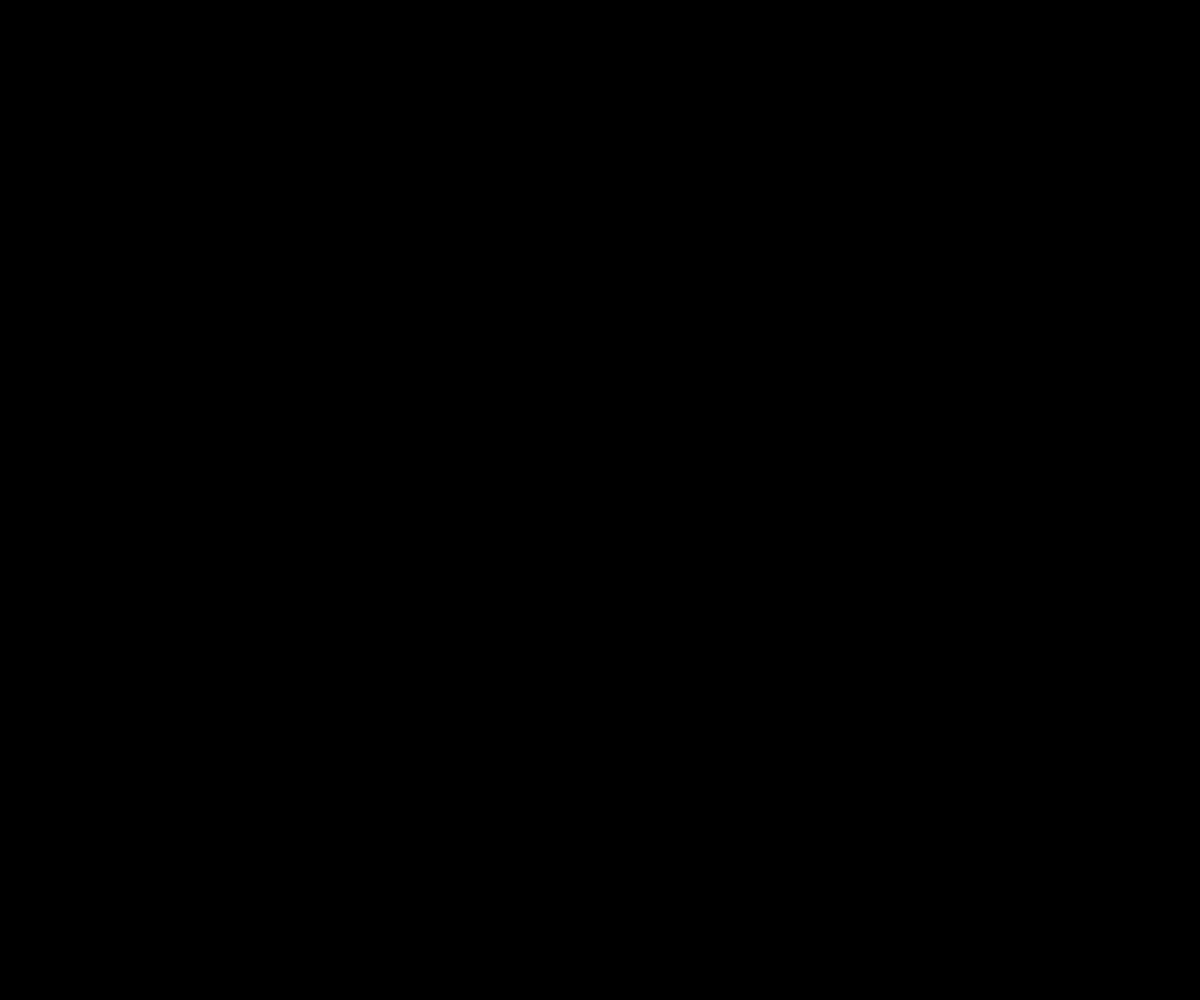
Frame 1 (no input)
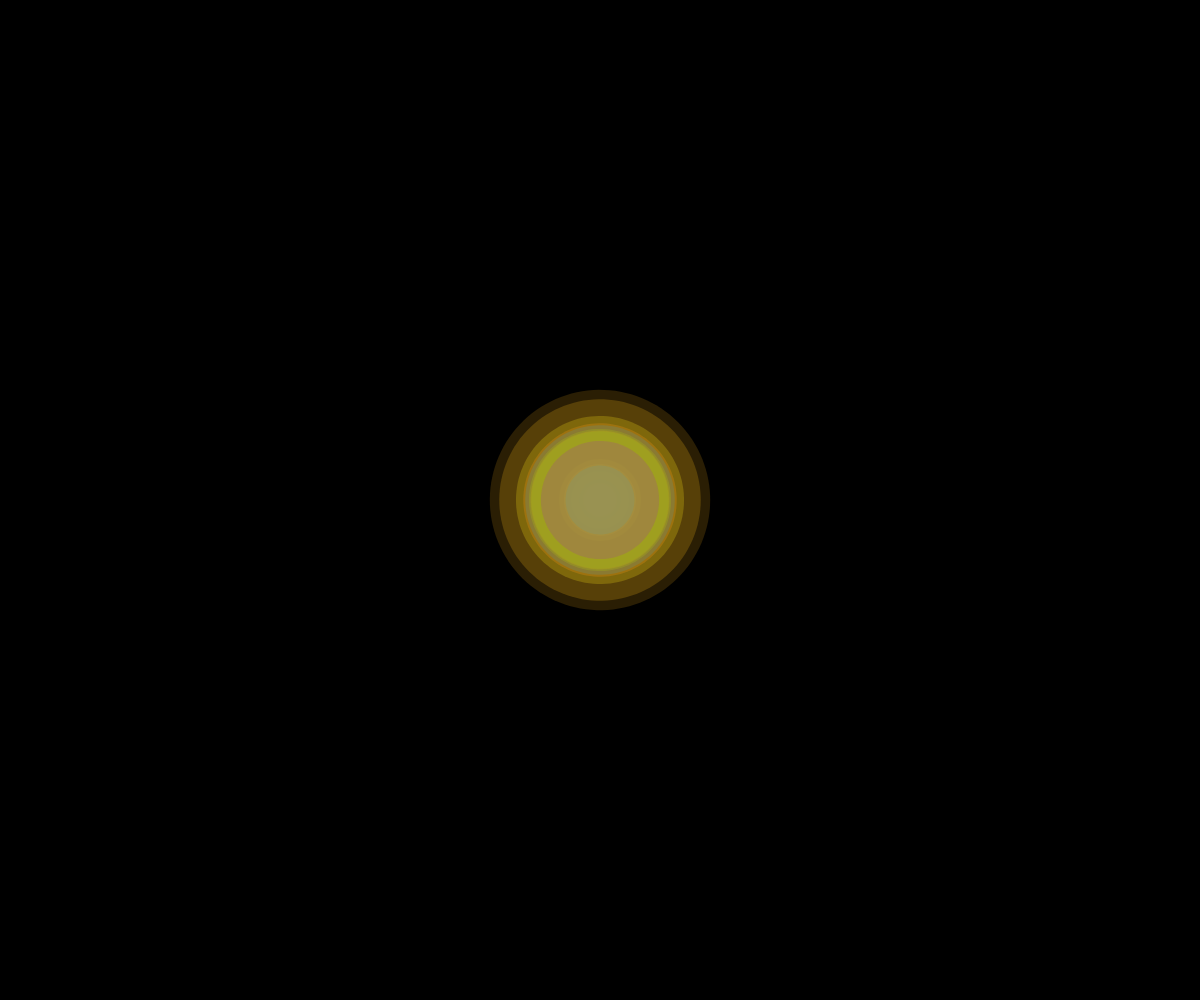
Frame 60 (no input)
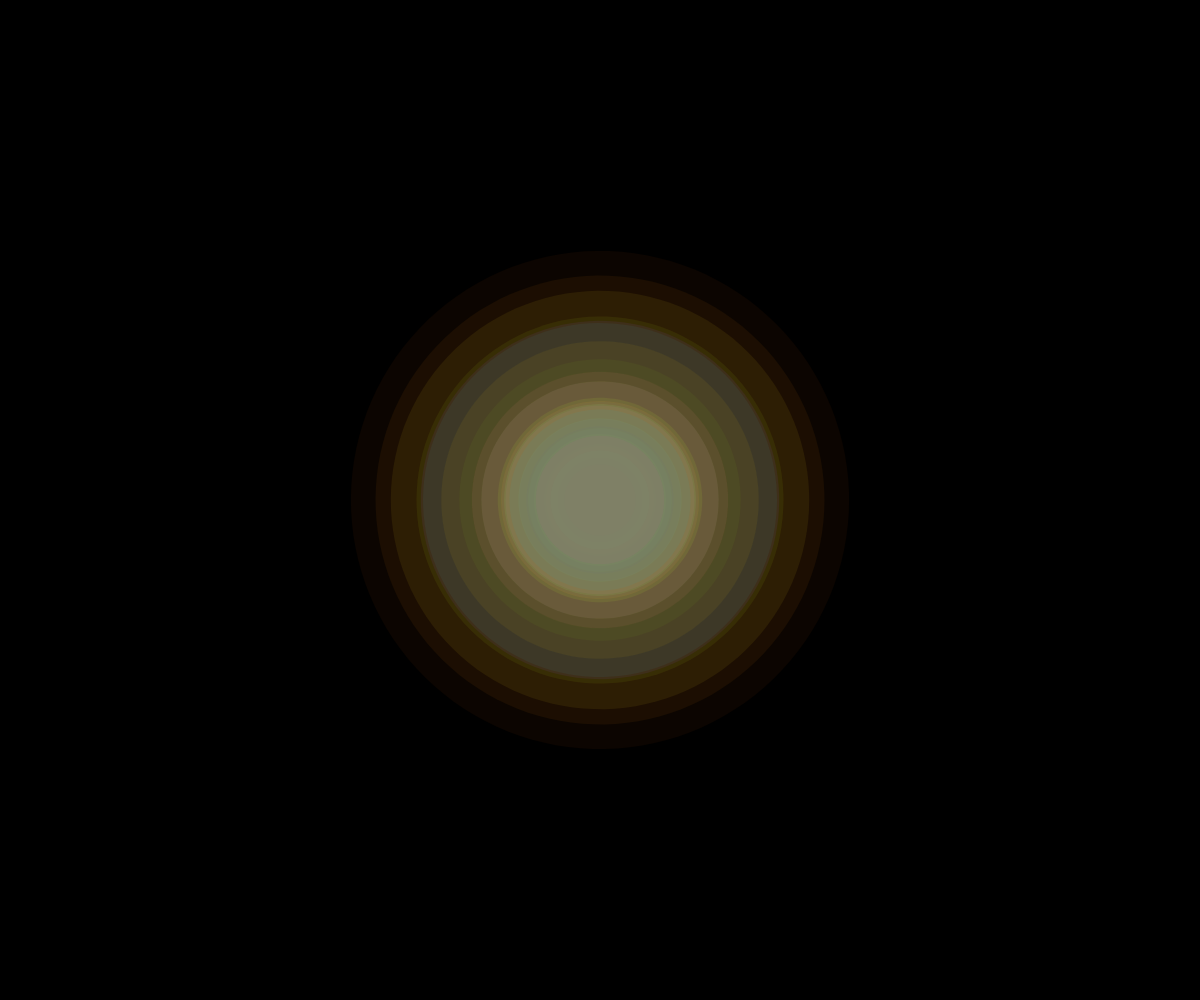
Frame 120 (the mouse pressed at the canvas centre since frame 60)

The p5.js sketch that drew these frames (run headless with seeded random() and noise() and a simulated clock; from frame 60 on, the mouse is pressed at the canvas centre):

// p5.js sketch
// ── sketch.js
let rings = [];
let maxRings = 150;
let time = 0;

function setup() {
  createCanvas(windowWidth, windowHeight);
  colorMode(HSB, 360, 100, 100, 1);
  noStroke();
}

function draw() {
  background(0, 0, 0, 1);
  
  time += 0.01;
  
  // Add new ring occasionally
  if (frameCount % 3 === 0 && rings.length < maxRings) {
    rings.push({
      radius: 0,
      maxRadius: random(200, 500),
      speed: random(0.8, 2.5),
      hue: random(360),
      alpha: random(0.4, 0.8),
      phase: random(TWO_PI)
    });
  }
  
  // Update and draw rings
  for (let i = rings.length - 1; i >= 0; i--) {
    let ring = rings[i];
    
    // Expand the ring
    ring.radius += ring.speed;
    
    // Create ripple effect with sine wave
    let ripple = sin(time * 7 + ring.radius * 0.03 + ring.phase) * 8;
    
    // Add a subtle color shift over time
    let hueShift = sin(time * 0.5 + ring.radius * 0.01) * 20;
    let currentHue = (ring.hue + hueShift) % 360;
    
    // Draw the ring with a wavy edge and dynamic color
    fill(currentHue, 90, 80, ring.alpha);
    beginShape();
    for (let a = 0; a < TWO_PI; a += 0.05) {
      let x = width/2 + (ring.radius + ripple) * cos(a);
      let y = height/2 + (ring.radius + ripple) * sin(a);
      vertex(x, y);
    }
    endShape(CLOSE);
    
    // Fade out as ring grows
    ring.alpha *= 0.98;
    
    // Remove rings that are too large or faded
    if (ring.radius > ring.maxRadius || ring.alpha < 0.05) {
      rings.splice(i, 1);
    }
  }
}

function windowResized() {
  resizeCanvas(windowWidth, windowHeight);
}
